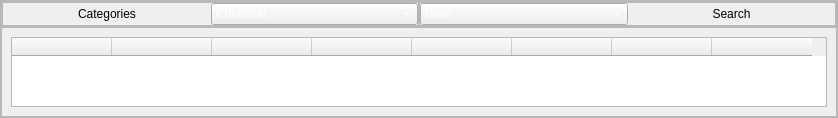
                  <widget class="QFrame" name="frame_91">
                   <property name="sizePolicy">
                    <sizepolicy hsizetype="Expanding" vsizetype="Preferred">
                     <horstretch>0</horstretch>
                     <verstretch>0</verstretch>
                    </sizepolicy>
                   </property>
                   <property name="frameShape">
                    <enum>QFrame::StyledPanel</enum>
                   </property>
                   <property name="frameShadow">
                    <enum>QFrame::Sunken</enum>
                   </property>
                   <layout class="QVBoxLayout" name="verticalLayout_80">
                    <property name="spacing">
                     <number>0</number>
                    </property>
                    <property name="leftMargin">
                     <number>0</number>
                    </property>
                    <property name="topMargin">
                     <number>0</number>
                    </property>
                    <property name="rightMargin">
                     <number>0</number>
                    </property>
                    <property name="bottomMargin">
                     <number>0</number>
                    </property>
                    <item alignment="Qt::AlignTop">
                     <widget class="QFrame" name="frame_92">
                      <property name="frameShape">
                       <enum>QFrame::StyledPanel</enum>
                      </property>
                      <property name="frameShadow">
                       <enum>QFrame::Raised</enum>
                      </property>
                      <layout class="QHBoxLayout" name="horizontalLayout_16">
                       <property name="spacing">
                        <number>0</number>
                       </property>
                       <property name="leftMargin">
                        <number>0</number>
                       </property>
                       <property name="topMargin">
                        <number>0</number>
                       </property>
                       <property name="rightMargin">
                        <number>0</number>
                       </property>
                       <property name="bottomMargin">
                        <number>0</number>
                       </property>
                       <item>
                        <widget class="QFrame" name="frame_93">
                         <property name="frameShape">
                          <enum>QFrame::StyledPanel</enum>
                         </property>
                         <property name="frameShadow">
                          <enum>QFrame::Raised</enum>
                         </property>
                         <layout class="QHBoxLayout" name="horizontalLayout_17">
                          <property name="spacing">
                           <number>0</number>
                          </property>
                          <property name="leftMargin">
                           <number>0</number>
                          </property>
                          <property name="topMargin">
                           <number>0</number>
                          </property>
                          <property name="rightMargin">
                           <number>0</number>
                          </property>
                          <property name="bottomMargin">
                           <number>0</number>
                          </property>
                          <item>
                           <widget class="QLabel" name="label_37">
                            <property name="styleSheet">
                             <string notr="true">font: 16pt &quot;Century Gothic&quot;;</string>
                            </property>
                            <property name="text">
                             <string>Categories</string>
                            </property>
                            <property name="alignment">
                             <set>Qt::AlignCenter</set>
                            </property>
                           </widget>
                          </item>
                          <item>
                           <widget class="QComboBox" name="inventory_sort1_combo">
                            <property name="cursor">
                             <cursorShape>PointingHandCursor</cursorShape>
                            </property>
                            <property name="styleSheet">
                             <string notr="true">font: 10pt &quot;Century Gothic&quot;;
color: rgb(255, 255, 255);</string>
                            </property>
                            <item>
                             <property name="text">
                              <string>Chemical</string>
                             </property>
                            </item>
                            <item>
                             <property name="text">
                              <string>Product</string>
                             </property>
                            </item>
                           </widget>
                          </item>
                         </layout>
                        </widget>
                       </item>
                       <item>
                        <widget class="QFrame" name="frame_94">
                         <property name="frameShape">
                          <enum>QFrame::StyledPanel</enum>
                         </property>
                         <property name="frameShadow">
                          <enum>QFrame::Raised</enum>
                         </property>
                         <layout class="QHBoxLayout" name="horizontalLayout_18">
                          <property name="spacing">
                           <number>0</number>
                          </property>
                          <property name="leftMargin">
                           <number>0</number>
                          </property>
                          <property name="topMargin">
                           <number>0</number>
                          </property>
                          <property name="rightMargin">
                           <number>0</number>
                          </property>
                          <property name="bottomMargin">
                           <number>0</number>
                          </property>
                          <item>
                           <widget class="QComboBox" name="inventory_sort2_combo">
                            <property name="cursor">
                             <cursorShape>PointingHandCursor</cursorShape>
                            </property>
                            <property name="styleSheet">
                             <string notr="true">font: 10pt &quot;Century Gothic&quot;;
color: rgb(255, 255, 255);</string>
                            </property>
                            <item>
                             <property name="text">
                              <string>Date</string>
                             </property>
                            </item>
                            <item>
                             <property name="text">
                              <string>Quantity</string>
                             </property>
                            </item>
                            <item>
                             <property name="text">
                              <string>Price</string>
                             </property>
                            </item>
                           </widget>
                          </item>
                          <item>
                           <widget class="QPushButton" name="inventory_search_btn">
                            <property name="cursor">
                             <cursorShape>PointingHandCursor</cursorShape>
                            </property>
                            <property name="styleSheet">
                             <string notr="true">font: 12pt &quot;Century Gothic&quot;;</string>
                            </property>
                            <property name="text">
                             <string>Search</string>
                            </property>
                            <property name="flat">
                             <bool>true</bool>
                            </property>
                           </widget>
                          </item>
                         </layout>
                        </widget>
                       </item>
                      </layout>
                     </widget>
                    </item>
                    <item>
                     <widget class="QFrame" name="frame_95">
                      <property name="sizePolicy">
                       <sizepolicy hsizetype="Preferred" vsizetype="Expanding">
                        <horstretch>0</horstretch>
                        <verstretch>0</verstretch>
                       </sizepolicy>
                      </property>
                      <property name="frameShape">
                       <enum>QFrame::StyledPanel</enum>
                      </property>
                      <property name="frameShadow">
                       <enum>QFrame::Sunken</enum>
                      </property>
                      <layout class="QHBoxLayout" name="horizontalLayout_47">
                       <item>
                        <widget class="QTableWidget" name="tableWidget">
                         <property name="styleSheet">
                          <string notr="true">font: 10pt &quot;Century Gothic&quot;;
color: rgb(255, 255, 255);
</string>
                         </property>
                         <property name="sizeAdjustPolicy">
                          <enum>QAbstractScrollArea::AdjustToContents</enum>
                         </property>
                         <property name="sortingEnabled">
                          <bool>false</bool>
                         </property>
                         <column>
                          <property name="text">
                           <string/>
                          </property>
                         </column>
                         <column>
                          <property name="text">
                           <string/>
                          </property>
                         </column>
                         <column>
                          <property name="text">
                           <string/>
                          </property>
                         </column>
                         <column>
                          <property name="text">
                           <string/>
                          </property>
                         </column>
                         <column>
                          <property name="text">
                           <string/>
                          </property>
                         </column>
                         <column>
                          <property name="text">
                           <string/>
                          </property>
                         </column>
                         <column>
                          <property name="text">
                           <string/>
                          </property>
                         </column>
                         <column>
                          <property name="text">
                           <string/>
                          </property>
                         </column>
                        </widget>
                       </item>
                      </layout>
                     </widget>
                    </item>
                   </layout>
                  </widget>
